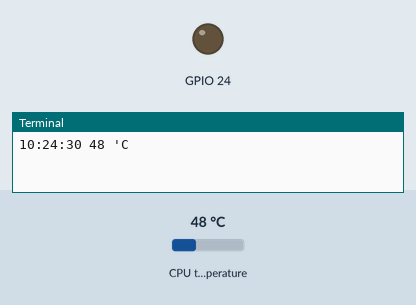
Simulated run of this program. Board: Raspberry Pi (BCM pin numbers). Parts: output pins drawn as LEDs (lit = HIGH), the last lines printed to the terminal. Inputs (shaded band) come from the test bench; at power-on: CPU temperature 48 °C. The clock reads 2024-03-15 10:24:30 at power-on unless the program sets it.

Above: at 1.2 s.
1.3 s: CPU temperature set to 50 °C
At 15.6 s:
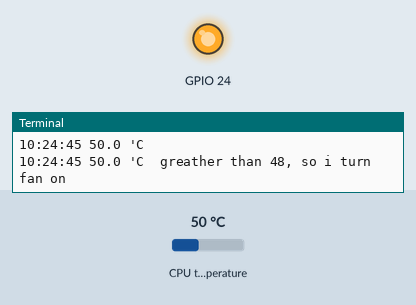
Timing chart, 0 to 17.1 s (numbered marks = the images above; inputs shaded):
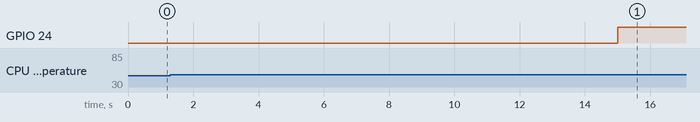

The program:

LuefterSteuerung.py
```python
import time
import RPi.GPIO as GPIO
from gpiozero import CPUTemperature
from datetime import datetime

GPIO.setmode(GPIO.BCM)
GPIO.setwarnings(False)
GPIO.setup(24,GPIO.OUT)
isFanOn = False
GPIO.output(24,GPIO.LOW)

while True:
 cpu = CPUTemperature()
 temp = cpu.temperature
 now = datetime.now()
 current_time = now.strftime("%H:%M:%S")
 print(current_time, temp,"'C")

 if temp > 48 and not isFanOn:
  GPIO.output(24,GPIO.HIGH)
  print(current_time,temp,"'C  greather than 48, so i turn fan on")
  isFanOn = True
 if temp < 39 and isFanOn:
  GPIO.output(24,GPIO.LOW)
  print(current_time,temp,"'C  less than 39, so i turn fan off")
  isFanOn = False
 else:
  time.sleep(15)
```

Measured:
- the behaviour switches between 48 and 49 °C on CPU temperature (found by bisection; images 0 and 1)
- after the input at 1.3 s, GPIO 24: LOW → HIGH after 13.7 s
